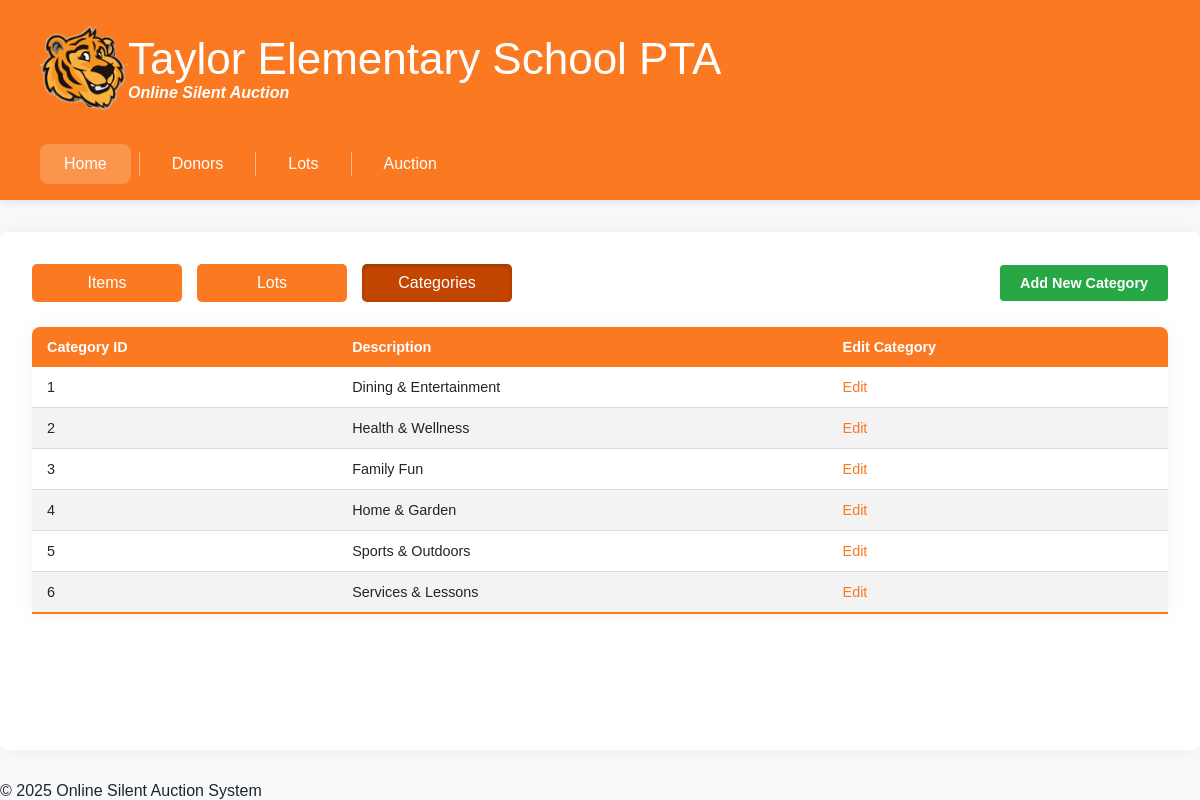
/original-immutable/silent_auction_merged/lots/categories.php, run on the app's committed database.
### tables this page shows
CREATE TABLE Category (CategoryID INT NOT NULL AUTO_INCREMENT, Description VARCHAR(75), PRIMARY KEY (CategoryID));

### original-immutable/silent_auction_merged/data/db_categories.php (called while the page is built, shortened)
<?php
function get_categories()
{
    $conn = db_connect('ro');
    $categories = [];
    try {
        $sql = "SELECT * FROM category;";
        $stmt = $conn->prepare($sql);
        $stmt->execute();
        $categories = array_merge($categories, $stmt->fetchAll(PDO::FETCH_ASSOC));
    } catch (PDOException $e) {
        return false;
    }
    return $categories;
}
?>

### original-immutable/silent_auction_merged/includes/utils/format.php (called while the page is built, shortened)
<?php
function format_or_dash($value): string
{
    return htmlspecialchars((string)$value);
}

### original-immutable/silent_auction_merged/includes/ui/table.php (the view, shortened to what this page needs)
<?php
require_once __DIR__ . '/../utils/format.php';
require_once __DIR__ . '/table_shell.php';
require_once __DIR__ . '/button.php';
function render_categories_table($categories): string
{
    $base = BASE_URL;
    $head = "<tr><th>Category ID</th><th>Description</th><th>Edit Category</th></tr>";
    $body = '';
    if (is_array($categories)) {
        foreach ($categories as $category) {
            $category_id = $category['CategoryID'];
            $body .= "<tr>";
            $body .= "<td>" . htmlspecialchars((string)$category_id) . "</td>";
            $body .= "<td>" . format_or_dash($category['Description'] ?? null) . "</td>";
            $body .= "<td><a href='$base/lots/edit_category.php?CategoryID=$category_id'>Edit</a></td>";
            $body .= "</tr>";
        }
    }
    return render_data_table($head, $body, $categories, 'No categories found');
}

### original-immutable/silent_auction_merged/css/global.css (style rules this page uses)
:root { --accent: #26bee7; --accent-10: #e6faff; --accent-20: #c6f0fb; --accent-30: #a6e6f7; --accent-40: #86dcf3; --accent-50: #66d2ef; --accent-60: #46c8eb; --accent-70: var(--accent); --accent-80: #20a3c7; --accent-90: #1989a7; --accent-100: #136e86; --accent-110: #0d5366; --accent-120: #063946; --accent-130: #001e26; --brand: #fa7921; --brand-10: #fff4ed; --brand-20: #ffdbcc; --brand-30: #ffc2a6; --brand-40: #fea680; --brand-50: #fa7921; --brand-60: #e65f0a; --brand-70: var(--brand); --brand-80: #c24500; --brand-90: #9e3600; --brand-100: #7a2a00; --gray-100: #f8f9fa; --gray-200: #e9ecef; --gray-300: #dee2e6; --gray-800: #343a40; --gray-900: #212529; --fz-2: 0.75rem; --fz-1: 0.875rem; --fz0: 1rem; --fz1: 1.25rem; --fz2: 1.5rem; --fz3: 1.75rem; --fz4: 2rem; --fz5: 2.375rem; --fz6: 2.75rem; --fz7: 3.125rem; --baseline: 0.5rem; --space-025: 0.125rem; --space-050: 0.25rem; --space-075: 0.375rem; --space-100: var(--baseline); --space-150: 0.75rem; --space-200: 1rem; --space-250: 1.25rem; --space-300: 1.5rem; --space-400: 2rem; --space-500: 2.5rem; --space-600: 3rem; --space-800: 4rem; --space-1100: 5.5rem; --space-1700: 8.5rem; }
* { box-sizing: border-box; margin: 0; padding: 0; }
body { display: grid; grid-template-rows: auto 1fr auto; min-height: 100vh; grid-template-areas: 'header' 'main' 'footer'; background-color: var(--gray-100); font-family: 'work-sans', sans-serif; color: var(--gray-900); }
a { text-decoration: none; color: var(--brand); transition: color 0.2s; }
.template-table thead tr { background-color: var(--brand-50); color: #ffffff; text-align: left; }
.template-table th, .template-table td { padding: 12px 15px; }
.template-table tbody tr { border-bottom: 1px solid #dddddd; }
.template-table tbody tr:nth-of-type(even) { background-color: #f3f3f3; }
.template-table tbody tr:last-of-type { border-bottom: 2px solid var(--brand-50); }

### data on the page
category: CategoryID "1", Description "Dining & Entertainment"
category: CategoryID "2", Description "Health & Wellness"
category: CategoryID "3", Description "Family Fun"
category: CategoryID "4", Description "Home & Garden"
category: CategoryID "5", Description "Sports & Outdoors"
category: CategoryID "6", Description "Services & Lessons"

### other printed values
$label "Items"
$label "Lots"
$label "Categories"
$label "Add New Category"
